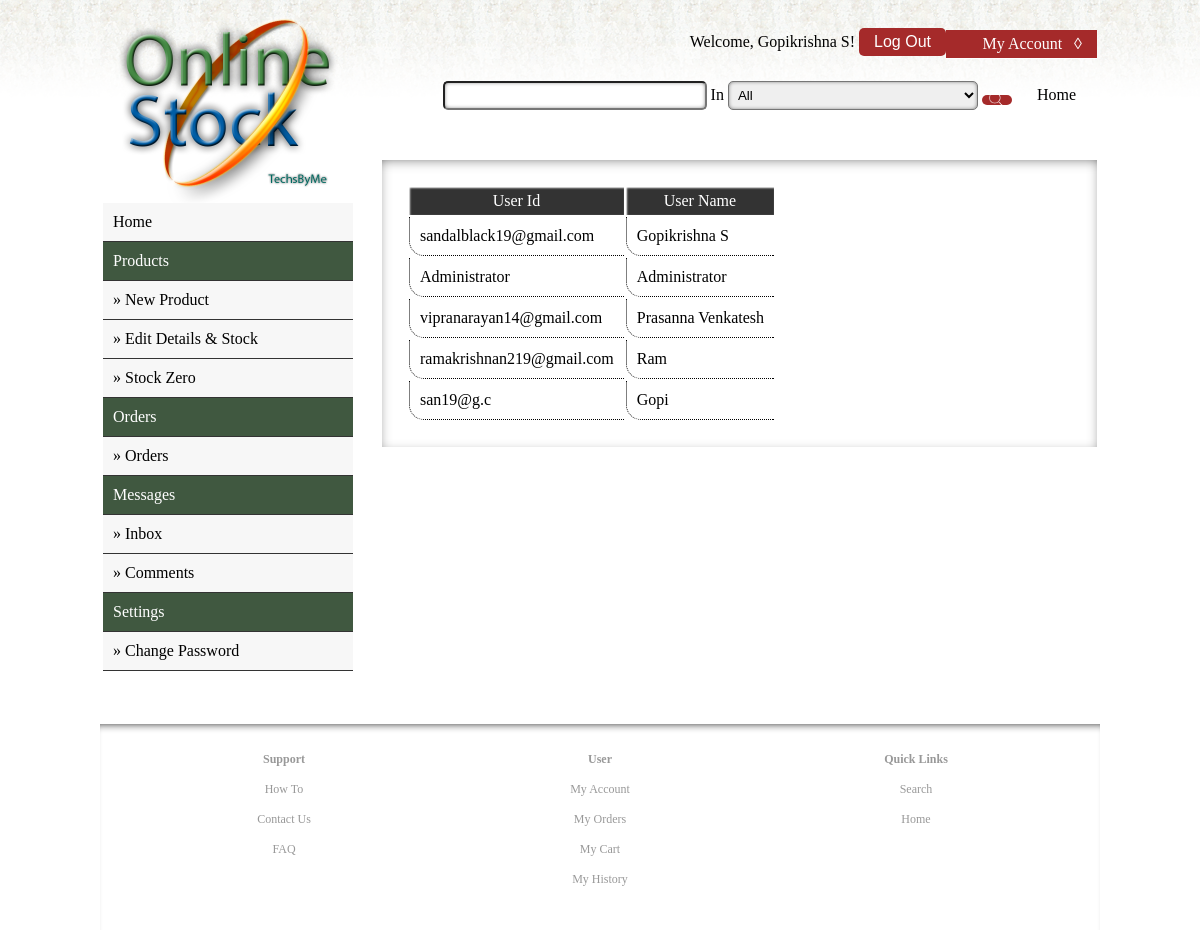
Page /admin/users/index.php (signed in) on the committed database.
### tables this page shows
CREATE TABLE IF NOT EXISTS `os_users` (
  `dName` tinytext NOT NULL,
  `uName` tinytext NOT NULL,
  `uPass` text NOT NULL
);

### admin/users/index.php (the view, shortened to what this page needs)
<?php
include("../../common/header.php");
include("../../common/config.php");
$query = "SELECT uName, dName FROM os_users";
$result = mysqli_query($dbc, $query) or die(mysqli_error($dbc));
echo "<table><tr><td class='table-h'>User Id</td><td class='table-h'>User Name</td></tr>";
while($row= mysqli_fetch_row($result))
{
    echo "<tr><td class='table-d'>".$row[0]."</td><td class='table-d'>".$row[1]."</td></tr>";
}
echo "</table>";
include("../../common/footer.php");
?>

### styles/style.css (style rules this page uses)
.table-h { background-color: #333; color: #FFF; padding: 5px; text-align: center; box-shadow: inset 1px 1px 2px #FFF; }
.table-d { padding: 10px 10px; border: 0px; border-left: 1px; border-bottom: 1px; border-color: #000; border-style: dotted; border-radius: 0px 0px 0px 15px; }

### styles/htmlstyle.css (style rules this page uses)
body { font-size: 16px; font-family: Georgia; margin: 0px; background-image: url(/images/bg.png); background-repeat: repeat-x; background-attachment: fixed; }

### rows in the picture
os_users: uName "sandalblack19@gmail.com", dName "Gopikrishna S"
os_users: uName "Administrator", dName "Administrator"
os_users: uName "vipranarayan14@gmail.com", dName "Prasanna Venkatesh"
os_users: uName "ramakrishnan219@gmail.com", dName "Ram"
os_users: uName "san19@g.c", dName "Gopi"

### other values in the picture
$_SESSION['os_cur_disp'] "Gopikrishna S"
